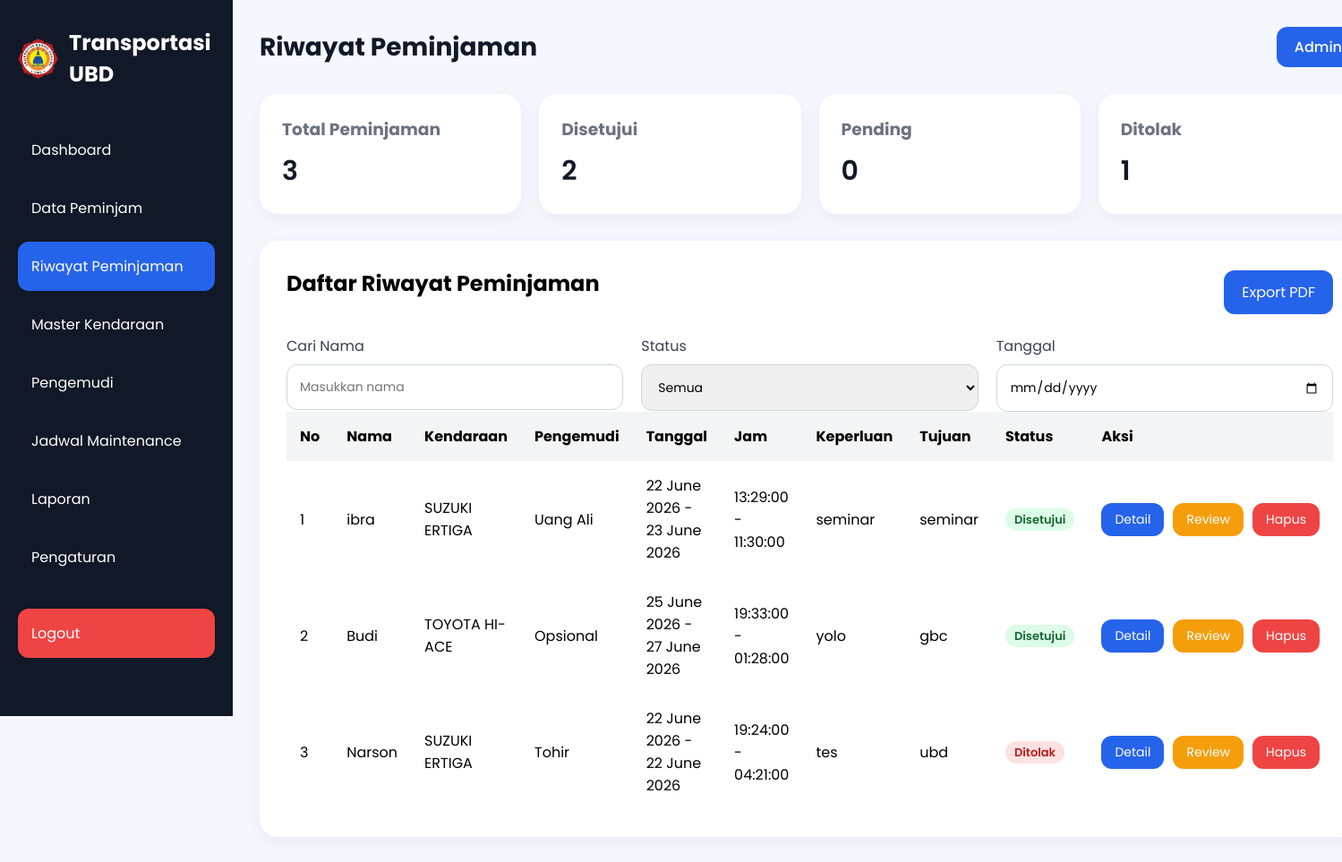
/riwayat.php (signed in), run on the app's committed database.
### tables this page shows
CREATE TABLE `riwayat` (
  `id` int(11) NOT NULL,
  `nama_peminjam` varchar(100) NOT NULL,
  `kendaraan` varchar(100) NOT NULL,
  `pengemudi` varchar(100) NOT NULL,
  `tanggal_pinjam` date NOT NULL,
  `jam_berangkat` time NOT NULL,
  `tanggal_kembali` date NOT NULL,
  `jam_kembali` time NOT NULL,
  `keperluan` text NOT NULL,
  `tujuan` text NOT NULL,
  `status` enum('disetujui','pending','ditolak') DEFAULT 'pending',
  `created_at` timestamp NOT NULL DEFAULT current_timestamp()
);

CREATE TABLE `kendaraan` (
  `id_kendaraan` int(11) NOT NULL,
  `merk_jenis` varchar(100) NOT NULL,
  `tahun` int(11) NOT NULL,
  `no_polisi` varchar(15) NOT NULL,
  `tgl_pajak_stnk` varchar(30) DEFAULT NULL,
  `jenis` enum('Mobil','Motor') NOT NULL,
  `status` varchar(20) NOT NULL DEFAULT 'siap'
);

### riwayat.php (the view, shortened to what this page needs)
<?php
require_once "config/koneksi.php";
$qTotal = mysqli_query($conn,"
SELECT COUNT(*) AS total
FROM riwayat
");
$total = mysqli_fetch_assoc($qTotal);
$qDisetujui = mysqli_query($conn,"
SELECT COUNT(*) AS total
FROM riwayat
WHERE status='disetujui'
");
$disetujui = mysqli_fetch_assoc($qDisetujui);
$qPending = mysqli_query($conn,"
SELECT COUNT(*) AS total
FROM riwayat
WHERE status='pending'
");
$pending = mysqli_fetch_assoc($qPending);
$qDitolak = mysqli_query($conn,"
SELECT COUNT(*) AS total
FROM riwayat
WHERE status='ditolak'
");
$ditolak = mysqli_fetch_assoc($qDitolak);
$queryRiwayat = mysqli_query($conn,"
    SELECT
        r.*,
        k.merk_jenis
    FROM riwayat r
    LEFT JOIN kendaraan k
        ON r.kendaraan = k.no_polisi
    ORDER BY r.id DESC
");
?>
<!DOCTYPE html>
<html lang="id">
<head>
    <link rel="stylesheet" href="style.css">
</head>
<body>
<div class="container">
    <div class="sidebar">
        <div class="logo">
    <img
        src="logo ubd.png"
        alt="Logo UBD"
        class="logo-img"
    >
    <h2>Transportasi UBD</h2>
</div>
        <ul class="menu">
            <li>
                <a href="index.php">Dashboard</a>
            </li>
            <li>
                <a href="data-peminjam.php">Data Peminjam</a>
            </li>
            <li class="active">
                <a href="riwayat.php">Riwayat Peminjaman</a>
            </li>
            <li>
                <a href="kendaraan.php">Master Kendaraan</a>
            </li>
            <li>
                <a href="pengemudi.php">Pengemudi</a>
            </li>
            <li>
                <a href="jadwal.php">Jadwal Maintenance</a>
            </li>
            <li>
                <a href="laporan.php">Laporan</a>
            </li>
            <li>
                <a href="pengaturan.php">Pengaturan</a>
            </li>
            <li class="logout-menu">
                <a href="proses/logout.php">Logout</a>
            </li>
        </ul>
    </div>
    <div class="main-content">
        <div class="navbar">
            <h1>Riwayat Peminjaman</h1>
            <div class="profile">
                <a href="LOGIN.php">Admin</a>
            </div>
        </div>
        <div class="cards">
            <div class="card">
                <h3>Total Peminjaman</h3>
                <p><?= $total['total']; ?></p>
            </div>
            <div class="card">
                <h3>Disetujui</h3>
                <p><?= $disetujui['total']; ?></p>
            </div>
            <div class="card">
                <h3>Pending</h3>
                <p><?= $pending['total']; ?></p>
            </div>
            <div class="card">
                <h3>Ditolak</h3>
                <p><?= $ditolak['total']; ?></p>
            </div>
        </div>
        <div class="table-container">
            <div style="
                display:flex;
                justify-content:space-between;
                align-items:center;
                margin-bottom:20px;
            ">
                <h2>Daftar Riwayat Peminjaman</h2>
            <button id="btnExport" style="
                width:auto;
                padding:12px 20px;
            " class="btn-1"
            onclick="window.location.href='export_pdf.php'">
                Export PDF
            </button>
            </div>
            <div class="row">
                <div class="input-group">
                    <label>Cari Nama</label>
                    <input type="text" id="searchNama" placeholder="Masukkan nama">
                </div>
                <div class="input-group">
                    <label>Status</label>
                    <select id="searchStatus">
                        <option>Semua</option>
                    </select>
                </div>
                <div class="input-group">
                    <label>Tanggal</label>
                    <input type="date" id="searchTanggal">
                </div>
            </div>
            <table>
                <thead>
                    <tr>
                        <th>No</th>
                        <th>Nama</th>
                        <th>Kendaraan</th>
                        <th>Pengemudi</th>
                        <th>Tanggal</th>
                        <th>Jam</th>
                        <th>Keperluan</th>
                        <th>Tujuan</th>
                        <th>Status</th>
                        <th>Aksi</th>
                    </tr>
                </thead>
                <tbody id="dataRiwayat">
                    <?php
                    $no = 1;
                    while ($r = mysqli_fetch_assoc($queryRiwayat)) :
                    ?>
                    <tr>
                        <td><?= $no++; ?></td>
                        <td><?= $r['nama_peminjam']; ?></td>
                        <td><?= $r['merk_jenis']; ?></td>
                        <td><?= $r['pengemudi']; ?></td>
                        <td data-tanggal="<?= $r['tanggal_pinjam']; ?>">
                            <?= date('d F Y', strtotime($r['tanggal_pinjam'])); ?>
                            -
                            <?= date('d F Y', strtotime($r['tanggal_kembali'])); ?>
                        </td>
                        <td>
                            <?= $r['jam_berangkat']; ?>
                            -
                            <?= $r['jam_kembali']; ?>
                        </td>
                        <td><?= $r['keperluan']; ?></td>
                        <td><?= $r['tujuan']; ?></td>
                        <td>
                            <?php if($r['status'] == 'disetujui'): ?>
                                <span class="badge success">
                                    Disetujui
                                </span>
                            <?php elseif($r['status'] == 'pending'): ?>
                                <span class="badge pending">
                                    Pending
                                </span>
                            <?php else: ?>
                                <span class="badge maintenance">
                                    Ditolak
                                </span>
                            <?php endif; ?>
                        </td>
                        <td>
                            <div class="action-buttons">
                                <button style="
                                    width:auto;
                                    padding:8px 15px;
                                    font-size:14px; "
                                    class="btn-1 btnDetail"
                                    data-peminjam="<?= $r['nama_peminjam']; ?>"
                                    data-kendaraan="<?= $r['merk_jenis']; ?>"
                                    data-pengemudi="<?= $r['pengemudi']; ?>"
                                    data-tujuan="<?= $r['tujuan']; ?>"
                                    data-tanggal="<?= date('d F Y', strtotime($r['tanggal_pinjam'])); ?>"
                                    data-kembali="<?= date('d F Y', strtotime($r['tanggal_kembali'])); ?>">
                                    Detail
                                </button>
                                <button
                                    class="btn-1 btnReview"
                                    data-id="<?= $r['id']; ?>"
                                    data-nama="<?= $r['nama_peminjam']; ?>"
                                    style="
                                        width:auto;
                                        padding:8px 15px;
                                        font-size:14px;
                                        background:#f59e0b;
                                    "
                                >
                                    Review
                                </button>
                                <button
                                    style="
                                        width:auto;
                                        padding:8px 15px;
                                        font-size:14px;
                                        background:#ef4444;"
                                    class="btn-1 btnHapus"
                                    data-id="<?= $r['id']; ?>"
                                    data-nama="<?= $r['nama_peminjam']; ?>"
                                >
                                    Hapus
                                </button>
                            </div>
                        </td>
                    </tr>
                    <?php endwhile; ?>
                </tbody>
            </table>
        </div>
    </div>
</div>
</body>
</html>

### style.css (style rules this page uses)
* { margin:0; padding:0; box-sizing:border-box; font-family:'Poppins', sans-serif; }
body { background:#f4f7fe; }
.container { display:flex; }
.sidebar { width:260px; height:100vh; background:#111827; color:white; padding:30px 20px; position:fixed; }
.logo { display:flex; align-items:center; gap:12px; margin-bottom:40px; }
.logo-img { width:45px; height:45px; object-fit:contain; }
.logo h2 { font-size:24px; }
.menu { list-style:none; }
.menu li { padding:15px; margin-bottom:10px; border-radius:12px; cursor:pointer; transition:0.3s; }
.menu .active { background:#2563eb; }
.main-content { margin-left:260px; width:100%; padding:30px; }
.navbar { display:flex; justify-content:space-between; align-items:center; margin-bottom:30px; }
.navbar h1 { font-size:28px; color:#111827; }
.profile { background:#2563eb; padding:10px 20px; border-radius:12px; }
.profile a { color:white; text-decoration:none; font-weight:500; display:block; }
.cards { display:grid; grid-template-columns:repeat(auto-fit,minmax(220px,1fr)); gap:20px; margin-bottom:30px; }
.card { background:white; padding:25px; border-radius:20px; box-shadow:0 5px 20px rgba(0,0,0,0.05); }
.card h3 { color:#6b7280; margin-bottom:10px; }
.card p { font-size:30px; font-weight:600; color:#111827; }
.input-group { display:flex; flex-direction:column; width:100%; min-width:0; }
.input-group label { margin-bottom:8px; color:#374151; }
.input-group input, .input-group textarea, .input-group select { width:100%; max-width:100%; padding:14px; border:1px solid #d1d5db; border-radius:12px; outline:none; font-size:14px; box-sizing:border-box; }
.row { display:flex; gap:20px; }
.btn-1 { width:100%; padding:15px; border:none; background:#2563eb; color:white; border-radius:12px; font-size:16px; cursor:pointer; transition:0.3s; }
.table-container { background:white; padding:30px; border-radius:20px; box-shadow:0 5px 20px rgba(0,0,0,0.05); }
.table-container h2 { margin-bottom:20px; }
table { width:100%; border-collapse:collapse; }
table th, table td { padding:15px; text-align:left; }
table th { background:#f3f4f6; }
.menu li a { text-decoration: none; color: white; display: block; width: 100%; }
.action-buttons { display:flex; flex-direction:row; gap:10px; align-items:center; }
.logout-menu { margin-top:30px; background:#ef4444; border-radius:12px; }
.logout-menu a { color:white; text-decoration:none; display:block; }
.badge { display:inline-block; padding:5px 10px; border-radius:20px; font-size:13px; font-weight:600; line-height:1.2; }
.success { background:#dcfce7; color:#166534; }
.maintenance { background:#fee2e2; color:#b91c1c; }

### data on the page
riwayat: nama_peminjam "ibra", kendaraan.merk_jenis "SUZUKI ERTIGA", pengemudi "Uang Ali", tanggal_pinjam "22 June 2026", tanggal_kembali "23 June 2026", jam_berangkat "13:29:00", jam_kembali "11:30:00", keperluan "seminar", tujuan "seminar", status "Disetujui"
riwayat: nama_peminjam "Budi", kendaraan.merk_jenis "TOYOTA HI-ACE", pengemudi "Opsional", tanggal_pinjam "25 June 2026", tanggal_kembali "27 June 2026", jam_berangkat "19:33:00", jam_kembali "01:28:00", keperluan "yolo", tujuan "gbc", status "Disetujui"
riwayat: nama_peminjam "Narson", kendaraan.merk_jenis "SUZUKI ERTIGA", pengemudi "Tohir", tanggal_pinjam "22 June 2026", tanggal_kembali "22 June 2026", jam_berangkat "19:24:00", jam_kembali "04:21:00", keperluan "tes", tujuan "ubd", status "Ditolak"

### other printed values
$total['total'] "3"
$disetujui['total'] "2"
$pending['total'] "0"
$ditolak['total'] "1"
